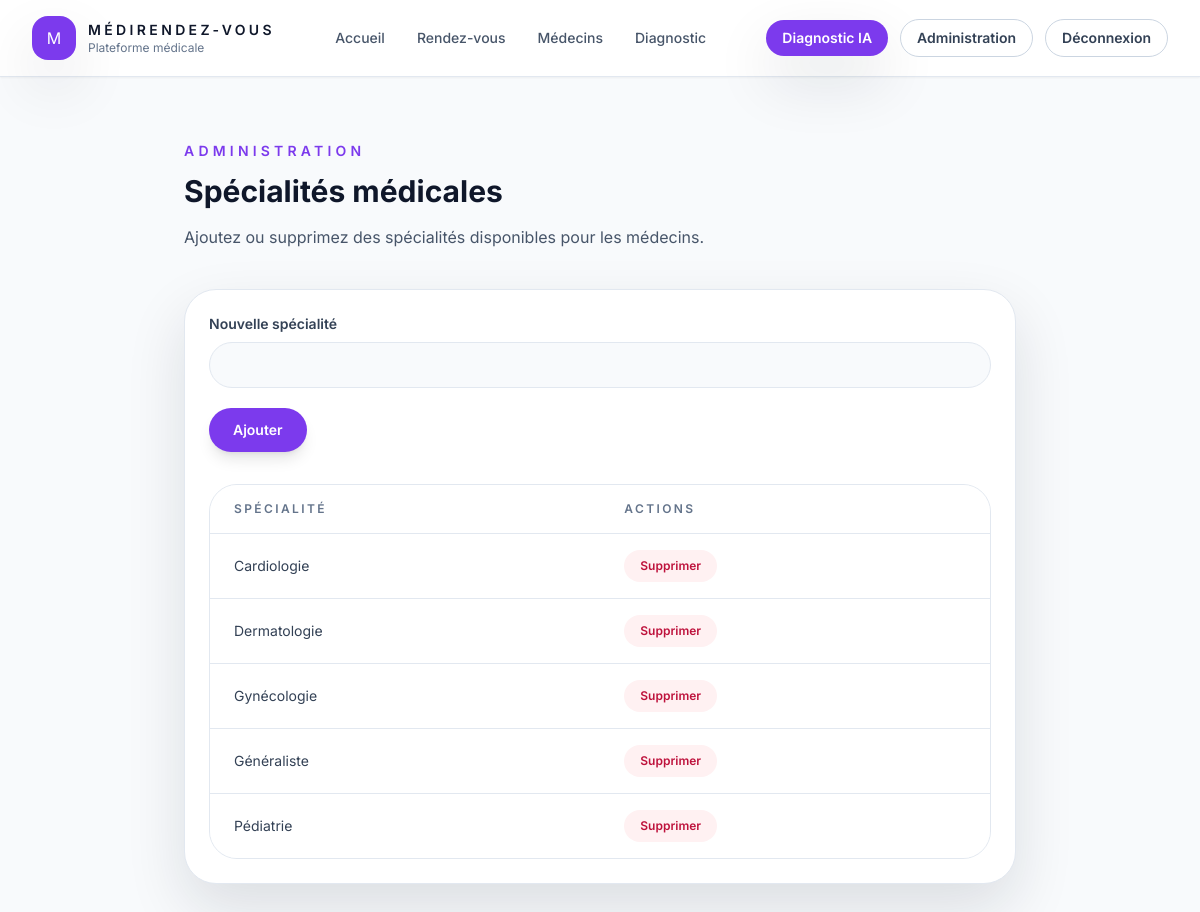
The app's page /admin/specialites (signed in) with its own data.
### app/models.py (models this page shows)
class Specialite(db.Model):
    __tablename__ = 'specialite'
    id = db.Column(db.Integer, primary_key=True)
    nom = db.Column(db.String(100), unique=True, nullable=False)
    medecins = db.relationship('Medecin', backref='specialite_rel', lazy=True)

### app/routes.py (the view)
@app.route('/admin/specialites', methods=['GET', 'POST'])
@login_required(role='admin')
def admin_specialites():
    message = None
    if request.method == 'POST':
        nom = request.form.get('nom', '').strip()
        if nom and not Specialite.query.filter_by(nom=nom).first():
            db.session.add(Specialite(nom=nom))
            db.session.commit()
            message = 'Spécialité ajoutée.'
    specialites = Specialite.query.order_by(Specialite.nom).all()
    return render_template('admin_specialites.html', specialites=specialites, message=message)

### app/routes.py (called while the page is built)
@login_manager.user_loader
def load_user(user_id):
    return User.query.get(int(user_id))

def login_required(role=None):
    def decorator(func):
        @wraps(func)
        def wrapper(*args, **kwargs):
            if not current_user.is_authenticated:
                return redirect(url_for('login'))
            if not current_user.actif:
                logout_user()
                flash('Compte désactivé. Contactez l’administrateur.', 'danger')
                return redirect(url_for('login'))
            if role is not None:
                allowed_roles = role if isinstance(role, (list, tuple)) else [role]
                if current_user.role not in allowed_roles:
                    flash('Accès refusé.', 'danger')
                    return redirect(url_for('home'))
            return func(*args, **kwargs)
        return wrapper
    return decorator

### app/templates/admin_specialites.html (shortened to what this page needs)
{% extends "base.html" %}
{% block content %}
<section class="mx-auto max-w-4xl px-4 py-16 sm:px-6 lg:px-8">
  <div class="mb-10">
    <p class="text-sm font-semibold uppercase tracking-[0.3em] text-violet-600">Administration</p>
    <h1 class="mt-3 text-3xl font-bold text-slate-900">Spécialités médicales</h1>
    <p class="mt-4 text-slate-600">Ajoutez ou supprimez des spécialités disponibles pour les médecins.</p>
  </div>
  <div class="rounded-[2rem] border border-slate-200 bg-white p-6 shadow-soft">
    <form method="POST" action="{{ url_for('admin_specialites') }}" class="space-y-5">
      <div>
        <label class="block text-sm font-semibold text-slate-700">Nouvelle spécialité</label>
        <input type="text" name="nom" required class="mt-2 w-full rounded-[1.5rem] border border-slate-200 bg-slate-50 px-4 py-3 text-sm text-slate-900 focus:border-violet-500 focus:ring-2 focus:ring-violet-100">
      </div>
      <button type="submit" class="inline-flex rounded-full bg-violet-600 px-6 py-3 text-sm font-semibold text-white shadow-lg transition hover:bg-violet-700">Ajouter</button>
    </form>
    <div class="mt-8 overflow-hidden rounded-[1.75rem] border border-slate-200 bg-slate-50">
      <table class="min-w-full divide-y divide-slate-200">
        <thead class="bg-white">
          <tr>
            <th class="px-6 py-4 text-left text-xs font-semibold uppercase tracking-[0.2em] text-slate-500">Spécialité</th>
            <th class="px-6 py-4 text-left text-xs font-semibold uppercase tracking-[0.2em] text-slate-500">Actions</th>
          </tr>
        </thead>
        <tbody class="divide-y divide-slate-200 bg-white">
          {% for specialite in specialites %}
          <tr class="hover:bg-slate-50">
            <td class="px-6 py-4 text-sm text-slate-700">{{ specialite.nom }}</td>
            <td class="px-6 py-4 text-sm">
              <form method="POST" action="{{ url_for('admin_specialite_delete', id=specialite.id) }}">
                <button type="submit" class="rounded-full bg-rose-50 px-4 py-2 text-xs font-semibold text-rose-700 transition hover:bg-rose-100">Supprimer</button>
              </form>
            </td>
          </tr>
          {% endfor %}
        </tbody>
      </table>
    </div>
  </div>
</section>
{% endblock %}

### records on screen
Specialite: nom "Cardiologie"
Specialite: nom "Dermatologie"
Specialite: nom "Gynécologie"
Specialite: nom "Généraliste"
Specialite: nom "Pédiatrie"
